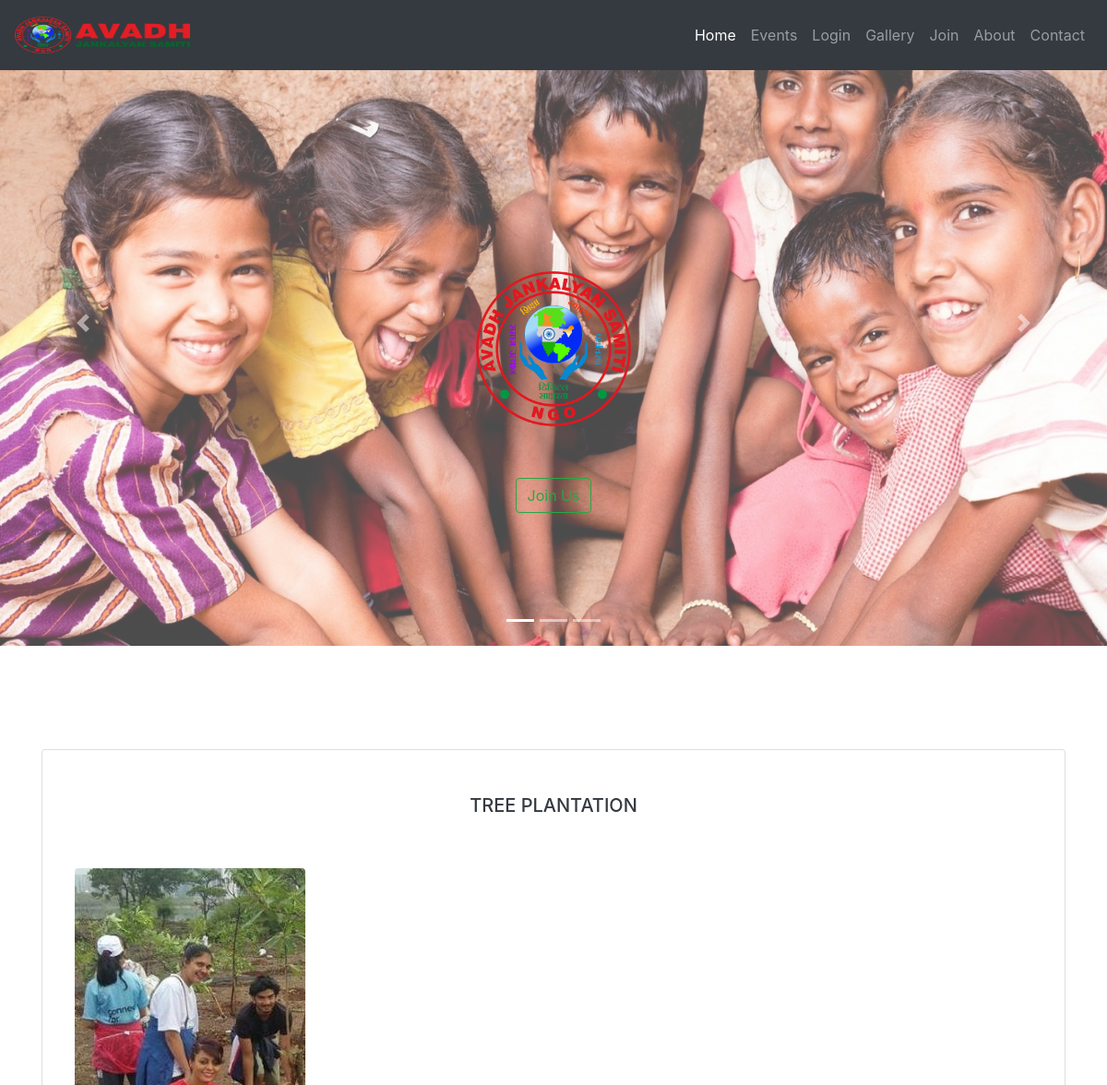
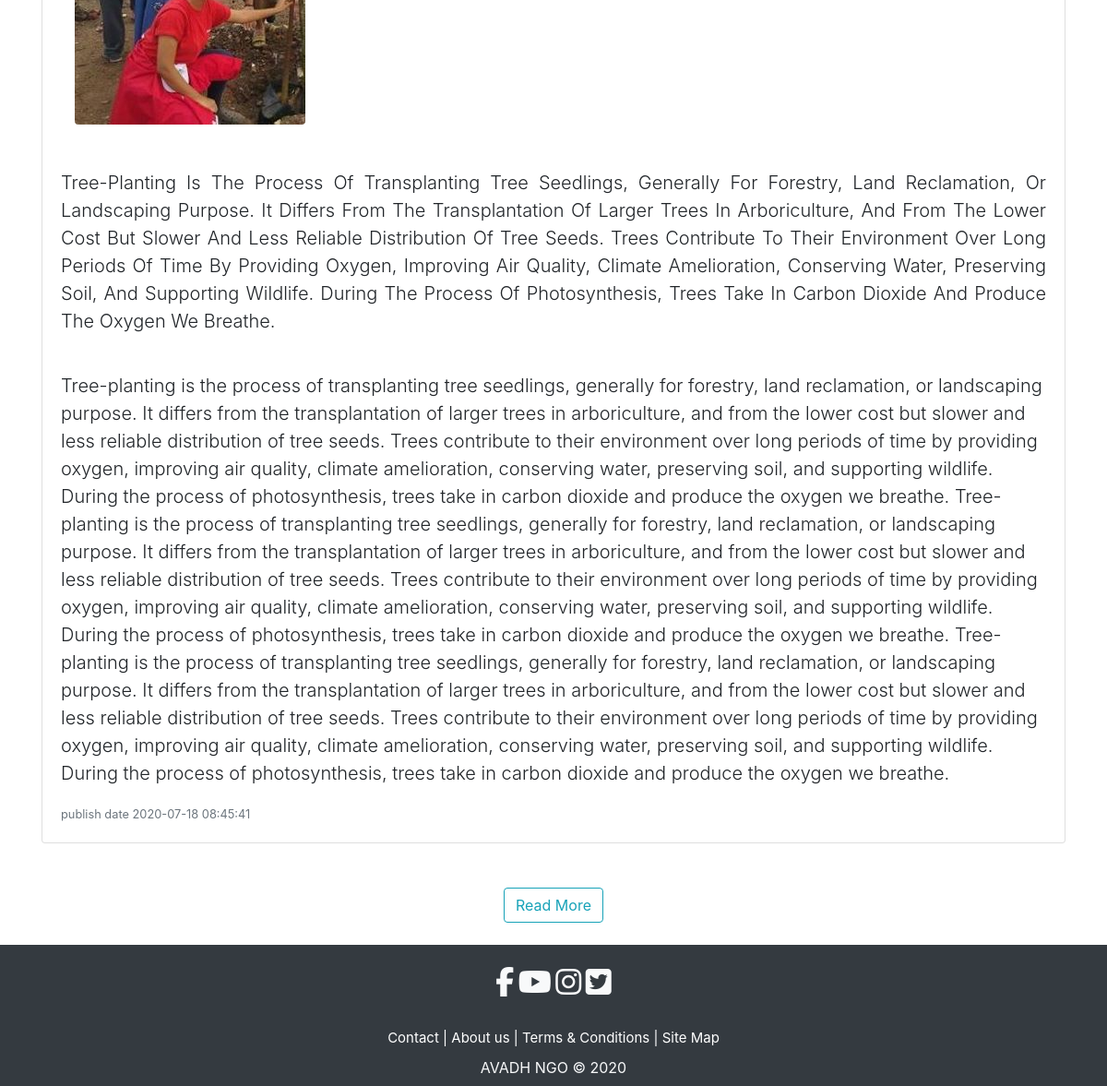
The page /readmore.php?id=9 on the database its author committed (2 pictures, top to bottom).
### tables this page shows
CREATE TABLE `gallery` (
  `id` int(11) NOT NULL,
  `filepath` varchar(500) NOT NULL,
  `filename` varchar(500) NOT NULL,
  `title` varchar(500) NOT NULL,
  `shortdescription` blob NOT NULL,
  `description` blob NOT NULL,
  `Datetime` timestamp NOT NULL DEFAULT current_timestamp() ON UPDATE current_timestamp()
);

### readmore.php (the view, shortened to what this page needs)
<?php include('php/links.php');?>
<?php include('php/navbar.php');?>
<?php include('php/slider.php');?>
<?php
$id = $_GET["id"];
$link = mysqli_connect("localhost", "root", "", "ngo");
$sql = "SELECT `filepath`, `filename`, `title`, `description`, `shortdescription`,`Datetime` FROM gallery WHERE id=$id";
$result = mysqli_query($link, $sql);
?>
    <?php while($row = mysqli_fetch_array($result)):?>
     <div class="container">
        <div class=" card " style="margin-top:7rem;">
        <h5 class="card-title text-uppercase text-center text-dark"  style="margin-top:3rem; "><?php echo $row['title'];?></h5>
                     <br/>
                     <div class="card-body">
                     <div class="container">
                                   <img src="<?php echo "php/".$row['filepath']; ?>" alt="<?php echo $row["filename"]; ?>" class="rounded img-fluid"/>
                    </div> <br/><br/>
                          <p class="card-text text-capitalize lead text-justify"><?php echo $row['shortdescription'];?></p><br/>
                          <p class="card-text text-capitaliz lead text-justifye"><?php echo $row['description'];?></p>
                          <p class="card-text"><small class="text-muted">  publish date  <?php echo $row['Datetime'];?></small></p>
                    </div>
                </div>
              </div>
    <?php endwhile;?>
<section class="about">
<div class="container pt-5">
     <center><a href="./show.php" class="btn btn-outline-info " role="button" aria-pressed="true">Read More</a></center>
</div>
</section>
<?php include("php/footer.php");?>

### css/style.css (style rules this page uses)
body { background: #eee; }

### rows shown on the page
gallery: title "TREE PLANTATION", filepath+filename (picture), shortdescription "Tree-Planting Is The Process Of Transplanting Tree Seedlings, Generally For Forestry, Land Reclamation, Or Landscaping Purpose. It Differs From The Transplantation Of Larger Trees In Arboriculture, And From The Lower Cost But Slower And Less Reliable Distribution Of Tree Seeds. Trees Contribute To Their Environment Over Long Periods Of Time By Providing Oxygen, Improving Air Quality, Climate Amelioration, Conserving Water, Preserving Soil, And Supporting Wildlife. During The Process Of Photosynthesis, Trees Take In Carbon Dioxide And Produce The Oxygen We Breathe.", description "Tree-planting is the process of transplanting tree seedlings, generally for forestry, land reclamation, or landscaping purpose. It differs from the transplantation of larger trees in arboriculture, and from the lower cost but slower and less reliable distribution of tree seeds. Trees contribute to their environment over long periods of time by providing oxygen, improving air quality, climate amelioration, conserving water, preserving soil, and supporting wildlife. During the process of photosynthesis, trees take in carbon dioxide and produce the oxygen we breathe. Tree-planting is the process of transplanting tree seedlings, generally for forestry, land reclamation, or landscaping purpose.…", Datetime "2020-07-18 08:45:41"
